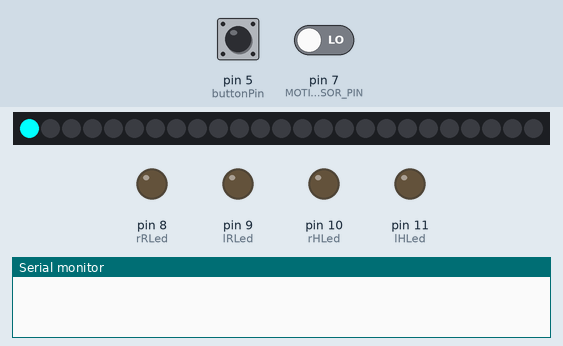
Simulated run of this sketch. Board: Arduino Mega 2560, built with avr-gcc and run on an emulated ATmega2560. On the bench: 25 RGB LEDs in strip order, left to right, output pins drawn as LEDs (lit = HIGH), the last lines printed to the serial monitor. Inputs (shaded band) come from the test bench; at power-on: pin 5 (buttonPin) LOW, pin 7 (MOTION_SENSOR_PIN) LOW. Dim RGB values are drawn brighter than linear.

Above: at 1.3 s.
1.4 s: pin 5 (buttonPin) pulled HIGH for 0.15 s
At 1.56 s:
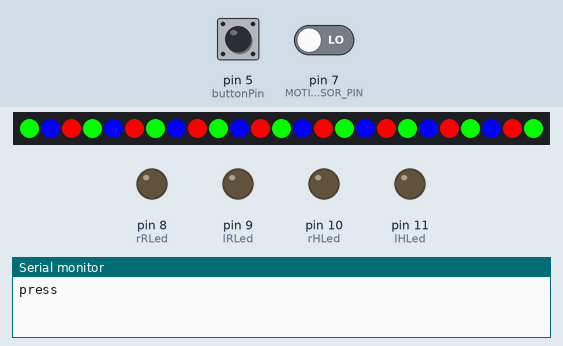
2.1 s: pin 5 (buttonPin) pulled HIGH for 1 s
At 2.82 s:
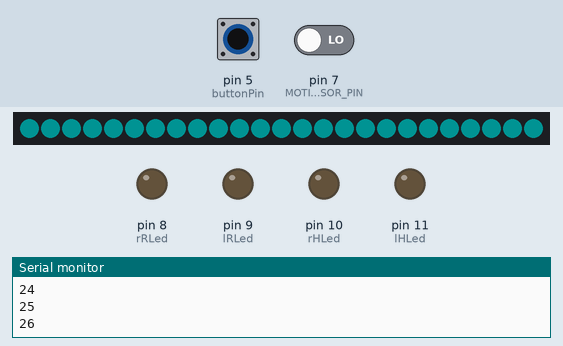
3.7 s: pin 7 (MOTION_SENSOR_PIN) driven HIGH
At 5.1 s:
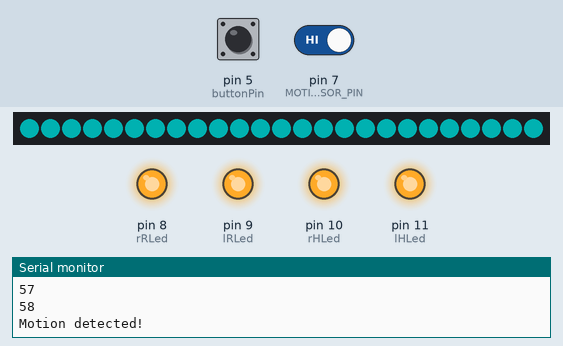
6.7 s: pin 5 (buttonPin) pulled HIGH for 0.15 s
At 7.3 s:
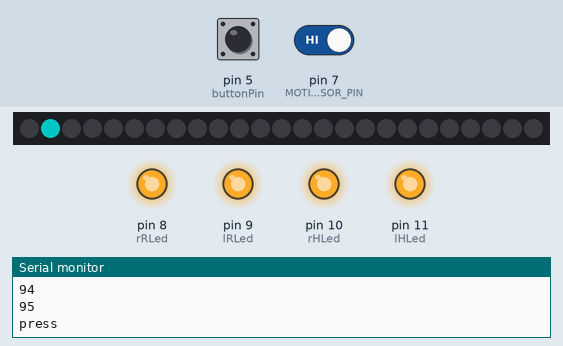
9.8 s: pin 5 (buttonPin) pulled HIGH for 3.2 s
At 9.86 s:
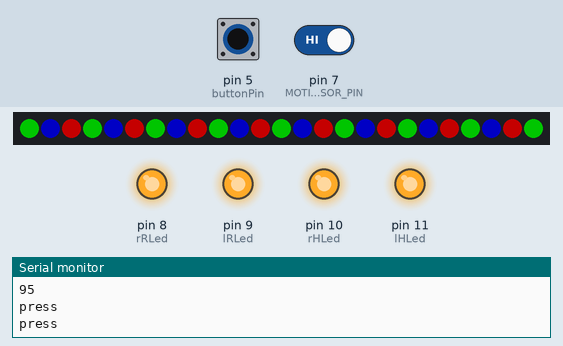
13.6 s: pin 7 (MOTION_SENSOR_PIN) driven LOW
At 15.0 s:
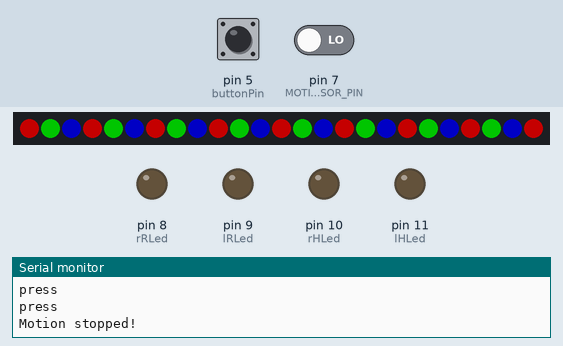
Timing chart, 0 to 16.1 s (numbered marks = the images above; inputs shaded):
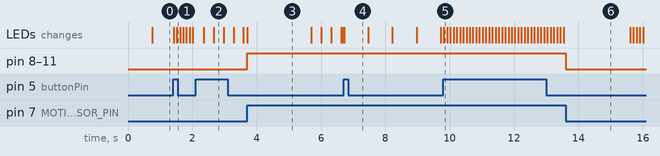

The sketch:

motionPREP.ino
```cpp
#include <Adafruit_NeoPixel.h>

Adafruit_NeoPixel strip(25, 3);

// my state var
char state = 0;

// button vars
int buttonPin = 5;
boolean currentState = false;
boolean prevState = false;


const int MOTION_SENSOR_PIN = 7;
const int lHLed           = 11;
const int rHLed           = 10;
const int lRLed           = 9;
const int rRLed           = 8;
int motionStateCurrent      = LOW;
int motionStatePrevious     = LOW;

void setup() {
  Serial.begin(9600);
  pinMode(MOTION_SENSOR_PIN, INPUT);
  pinMode(lHLed, OUTPUT);
  pinMode(rHLed, OUTPUT);
  pinMode(lRLed, OUTPUT);
  pinMode(rRLed, OUTPUT);
  pinMode(buttonPin, INPUT);
  strip.begin();
  strip.clear();
  strip.show();
}

void loop() {
  motionStatePrevious = motionStateCurrent;
  motionStateCurrent  = digitalRead(MOTION_SENSOR_PIN);

  if (motionStatePrevious == LOW && motionStateCurrent == HIGH) {
    Serial.println("Motion detected!");
    digitalWrite(lHLed, HIGH);
    digitalWrite(rHLed, HIGH);
    digitalWrite(lRLed, HIGH);
    digitalWrite(rRLed, HIGH);
    delay (2000);
  }
  else
  if (motionStatePrevious == HIGH && motionStateCurrent == LOW) {
    Serial.println("Motion stopped!");
    digitalWrite(lHLed, LOW);
    digitalWrite(rHLed, LOW);
    digitalWrite(lRLed, LOW);
    digitalWrite(rRLed, LOW);
    delay(2000);
  }
  prevState = currentState;
  currentState = debounce(buttonPin, prevState);

  //if you push the button this frame
  if (currentState == true && prevState == false){
    state++;
    Serial.println("press");
  }

  switch (state){
    case 0:
     bulletTrain(strip.Color(0,255,255), 750 );
    break;
    case 1:
      threeColorSweep(strip.Color(255,0,0), strip.Color(0,255,0), strip.Color(0,0,255), 100);
    break;
    case 2:
      bouncingBrightness(strip.Color(0, 255, 255), 25);
    break;
    default:
      strip.setPixelColor(0,255,0,0);
    break;
  }

  // if state is too big, start over
  if (state > 2){
    state = 0;
  }
}

void bulletTrain(uint32_t aColor, int interval) {
  static unsigned long startTime = millis();
  unsigned long currentTime = millis();

  static int index = 0;

  if (currentTime - startTime >= interval) {
    strip.setPixelColor(index, aColor);
    strip.setPixelColor(index - 1, 0, 0, 0);
    index++;
    strip.show();
    strip.clear();

    //reset timer, so start time = millis
    startTime = millis();

    //reset moving color when it reaches the end
    if (index >= strip.numPixels()) {
      index = 0;
      strip.clear();
    }
  }
}

void bouncingLight(uint32_t aColor, int interval) {
  static unsigned long startTime = millis();
  unsigned long currentTime = millis();

  static int index = 0;
  static int direction = 1;

  if (currentTime - startTime >= interval) {
    strip.setPixelColor(index, aColor);
    strip.setPixelColor(index - 1, 0, 0, 0);
    index = index + direction;
    strip.show();
    strip.clear();

    //reset timer, so start time = millis
    startTime = millis();

    //reset moving color when it reaches the end
    if (index >= strip.numPixels()) {
      direction = -1;
      strip.clear();
    }
    if (index < 0) {
      direction = 1;
    }
  }
}

void bouncingBrightness(uint32_t aColor, int interval) {
  static unsigned long startTime = millis();
  unsigned long currentTime = millis();

  static int index = 0;
  static int direction = 1;

  if (currentTime - startTime >= interval) {
    strip.setBrightness(index);
    strip.fill(strip.Color(0, 255, 255));
    index = index + direction;
    strip.show();
    strip.clear();
    Serial.println(index);


    //reset timer, so start time = millis
    startTime = millis();

    //reset moving color when it reaches the end
    if (index >= 100) {
      direction = -1;
      strip.clear();
    }
    if (index <= 0) {
      direction = 1;
    }
  }
}
void threeColorSweep(uint32_t c1, uint32_t c2, uint32_t c3, int interval) {
  static unsigned long startTime = millis();
  unsigned long currentTime = millis();

  // static int index = 0;
  // static int direction = 1;
  static int state = 0;

  if (currentTime - startTime >= interval) {

    state++;

    //reset timer, so start time = millis
    startTime = millis();
  }
  if(state == 0){
    for (int i = 0; i < strip.numPixels(); i++){
   if (i%3 == 0){
      strip.setPixelColor(i, c1);
    }
    else if (i%3 == 1){
      strip.setPixelColor(i, c2);
    }
    else if (i%3 == 2){
      strip.setPixelColor(i, c3);
    }
  }
  strip.show();
  }
  if(state == 1){
    for (int i = 0; i < strip.numPixels(); i++){
   if (i%3 == 0){
      strip.setPixelColor(i, c2);
    }
    else if (i%3 == 1){
      strip.setPixelColor(i, c3);
    }
    else if (i%3 == 2){
      strip.setPixelColor(i, c1);
    }
  }
  strip.show();
  }
  if(state == 2){
    for (int i = 0; i < strip.numPixels(); i++){
   if (i%3 == 0){
      strip.setPixelColor(i, c3);
    }
    else if (i%3 == 1){
      strip.setPixelColor(i, c1);
    }
    else if (i%3 == 2){
      strip.setPixelColor(i, c2);
    }
  }
  strip.show();
  state = 0;
  }

}

boolean debounce(int aButton, boolean aprevState) {
  // track the button's current state
  boolean aButtonState = digitalRead(aButton);

  // if you pressed the button this frame, then
  // wait so you don't read the button again
  // while it is bouncing
  if (aButtonState == HIGH && aprevState == LOW) {
    delay(15);
  }
  // return the button's current state
  return aButtonState;
}
```

Measured:
- after the input at 1.4 s, the LEDs: first change at once (image 1 shows a later state)
- after the input at 2.1 s, the LEDs: first change after 0.26 s (image 2 shows a later state)
- after the input at 3.7 s, pin 8 (rRLed), pin 9 (lRLed), pin 10 (rHLed), pin 11 (lHLed): LOW → HIGH at once
- after the input at 6.7 s, the LEDs: change at once (image 4)
- after the input at 9.8 s, the LEDs: change at once (image 5)
- after the input at 13.6 s, pin 8 (rRLed), pin 9 (lRLed), pin 10 (rHLed), pin 11 (lHLed): HIGH → LOW at once
